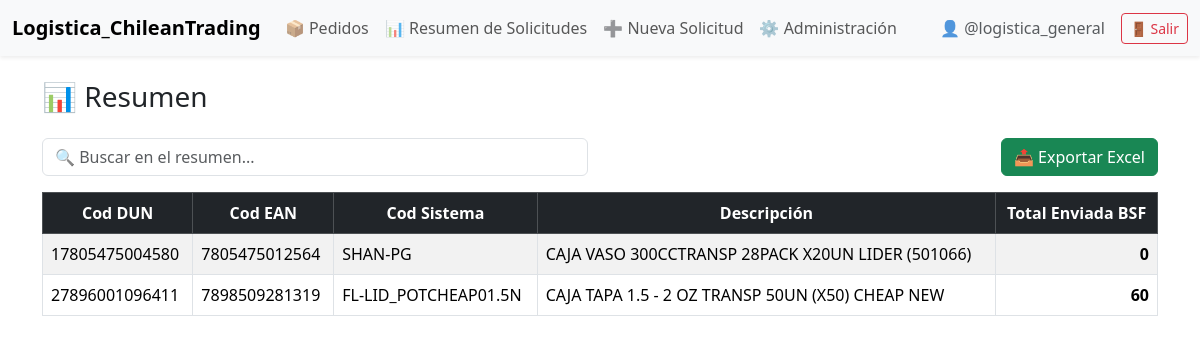
The app's page /pedidos/resumen-bsf/ (signed in) with its own data.
### pedidos/models.py (models this page shows, shortened)
class Solicitud(models.Model):
    fecha_solicitud = models.DateTimeField(auto_now_add=True)
    cod_dun = models.CharField(max_length=50)
    cod_ean = models.CharField(max_length=50)
    cod_sistema = models.CharField(max_length=50)
    descripcion = models.CharField(max_length=255)
    area_solicitud = models.CharField(max_length=100)
    nombre_solicitante = models.CharField(max_length=120)
    cantidad_solicitada = models.PositiveIntegerField()
    status_prioridades = models.CharField(max_length=100)
    cant_enviada_bsf = models.PositiveIntegerField(default=0)
    chofer = models.CharField(max_length=120, blank=True, null=True)
    factura_guia = models.CharField(max_length=120, blank=True, null=True)

### pedidos/views.py (the view)
# urls.py: path('resumen-bsf/', views.resumen_bsf, name='resumen_bsf'),
def resumen_bsf(request):
    resumen = (
        Solicitud.objects
        .values(
            'cod_dun',
            'cod_ean',
            'cod_sistema',
            'descripcion'
        )
        .annotate(
            total_bsf=Sum('cant_enviada_bsf')
        )
        .order_by('cod_dun')
    )
    return render(request, 'resumen_bsf.html', {
        'resumen': resumen
    })

### pedidos/templates/resumen_bsf.html (shortened to what this page needs)
{% extends 'base.html' %}
{% block content %}
<h3 class="mb-4">📊 Resumen </h3>
<div class="row mb-3">
    <div class="col-md-6">
        <input type="text" id="filtroResumen" class="form-control"
               placeholder="🔍 Buscar en el resumen...">
    </div>
    <div class="col-md-6 text-end">
        <button class="btn btn-success" onclick="exportarResumenExcel()">
            📤 Exportar Excel
        </button>
    </div>
</div>
<div class="table-responsive" style="max-height: 70vh; overflow-y: auto;">
    <table id="tablaResumen" class="table table-bordered table-hover table-striped align-middle">
        <thead class="table-dark text-center" style="position: sticky; top: 0;">
            <tr>
                <th>Cod DUN</th>
                <th>Cod EAN</th>
                <th>Cod Sistema</th>
                <th>Descripción</th>
                <th>Total Enviada BSF</th>
            </tr>
        </thead>
        <tbody>
            {% for r in resumen %}
            <tr>
                <td>{{ r.cod_dun }}</td>
                <td>{{ r.cod_ean }}</td>
                <td>{{ r.cod_sistema }}</td>
                <td>{{ r.descripcion }}</td>
                <td class="text-end fw-bold">{{ r.total_bsf }}</td>
            </tr>
            {% empty %}
            <tr>
                <td colspan="5" class="text-center text-muted">
                    No hay datos disponibles
                </td>
            </tr>
            {% endfor %}
        </tbody>
    </table>
</div>
{% endblock %}

### pedidos/templates/base.html (shortened to what this page needs)
<!DOCTYPE html>
<html lang="es">
<head>
    <link href="https://cdn.jsdelivr.net/npm/bootstrap@5.3.3/dist/css/bootstrap.min.css" rel="stylesheet">
</head>
<body>
{% if user.is_authenticated %}
<nav class="navbar navbar-expand-lg bg-body-tertiary shadow-sm">
  <div class="container-fluid">
    <a class="navbar-brand fw-bold" href="">
        Logistica_ChileanTrading
    </a>
    <div class="collapse navbar-collapse" id="navbarNavAltMarkup">
      <div class="navbar-nav me-auto">
       <a class="nav-link" href="{% url 'solicitudes' %}">
            📦 Pedidos
        </a>
        <a class="nav-link" href="{% url 'resumen_bsf' %}">
            📊 Resumen de Solicitudes
        </a>
        <a class="nav-link" href="{% url 'pedido_crear' %}">
            ➕ Nueva Solicitud
        </a>
        <a class="nav-link" href="/admin/" target="_blank">
            ⚙️ Administración
        </a>
      </div>
      <div class="d-flex align-items-center gap-3">
        <span class="text-muted">
            👤 {{ user.username }}
        </span>
        <form method="post" action="{% url 'logout' %}">
            <button type="submit" class="btn btn-outline-danger btn-sm">
                🚪 Salir
            </button>
        </form>
      </div>
    </div>
  </div>
</nav>
{% endif %}
<div class="container mt-4">
    {% block content %}{% endblock %}
</div>
</body>
</html>

### records on screen
Solicitud: cod_dun "17805475004580", cod_ean "7805475012564", cod_sistema "SHAN-PG", descripcion "CAJA VASO 300CCTRANSP 28PACK X20UN LIDER (501066)", total_bsf "0"
Solicitud: cod_dun "27896001096411", cod_ean "7898509281319", cod_sistema "FL-LID_POTCHEAP01.5N", descripcion "CAJA TAPA 1.5 - 2 OZ TRANSP 50UN (X50) CHEAP NEW", total_bsf "60"

### other values on screen
{{ user.username }} "@logistica_general"
